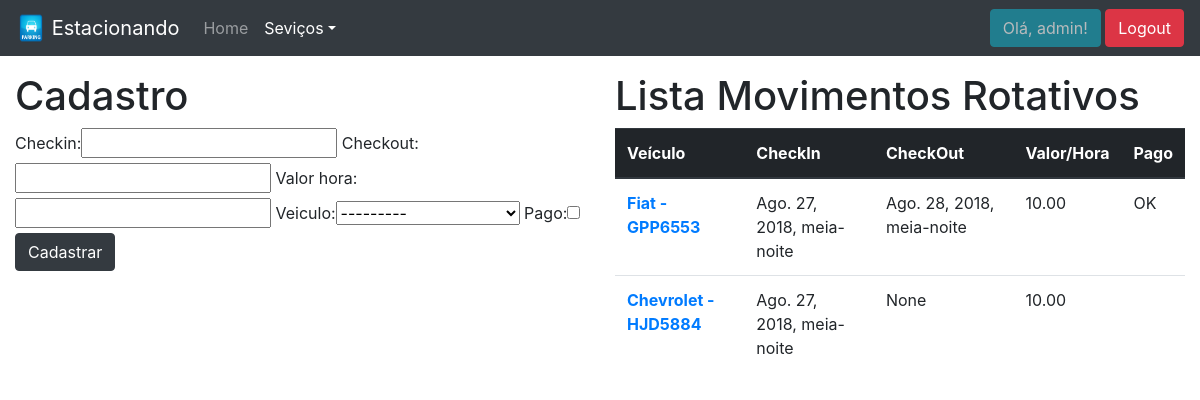
/sistema/movimento-rotativo/ (signed in), run on an earlier commit of the app's database.
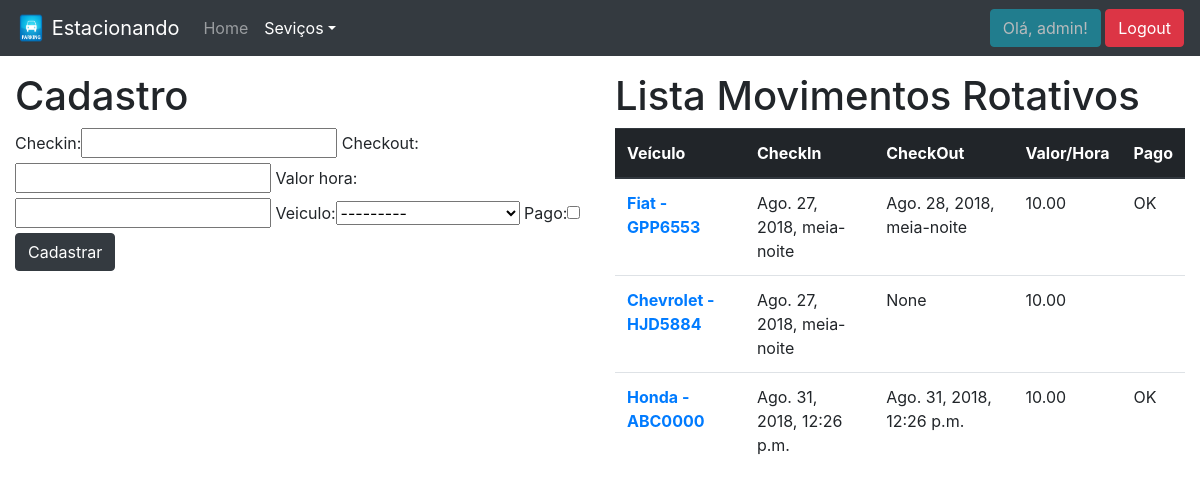
And on a later commit of the database.
### core/models.py (models this page shows, shortened)
class MovimentoRotativo(models.Model):
    checkin = models.DateTimeField(auto_now=False)
    checkout = models.DateTimeField(auto_now=False, blank=True, null=True)
    valor_hora = models.DecimalField(max_digits=5, decimal_places=2)
    veiculo = models.ForeignKey(Veiculo, on_delete=models.PROTECT)
    pago = models.BooleanField(default=False)

class Veiculo(models.Model):
    marca = models.ForeignKey(Marca, on_delete=models.PROTECT)
    placa = models.CharField(max_length=7)
    proprietario = models.ForeignKey(Pessoa, on_delete=models.PROTECT)
    cor = models.CharField(max_length=15)
    observacoes = models.TextField(blank=True, null=True)
    def __str__(self):
        return str(self.marca) + ' - ' + self.placa

class Marca(models.Model):
    nome = models.CharField(max_length=50)
    def __str__(self):
        return self.nome

### core/views.py (the view)
# urls.py: path('movimento-rotativo/', lista_movRotativos, name='core_lista_movRotativos'),
@login_required
def lista_movRotativos(request):
    movRotativo = MovimentoRotativo.objects.all()
    form = MovimentoRotativoForm()
    dados = {'movRotativo' : movRotativo, 'form' : form}
    return render(request,'core/lista_movRotativos.html', dados)

### core/form.py
class MovimentoRotativoForm(ModelForm):
    class Meta:
        model = MovimentoRotativo
        fields = '__all__'

### templates/core/lista_movRotativos.html (shortened to what this page needs)
{% extends 'core/base.html' %}
{% load static %}
{% load bootstrap %}
{% block menu %}
    <nav class="navbar fixed-top navbar-dark bg-dark navbar-expand-lg">
        <a class="navbar-brand" href="{% url 'website_home' %}">
            <img src="{% static 'img/CarParkingSign.png' %}" width="30" height="30" class="d-inline-block align-top" alt="">
            Estacionando
        </a>
        <div class="collapse navbar-collapse" id="navbarSupportedContent">
            <ul class="navbar-nav mr-auto">
                <li class="nav-item">
                    <a class="nav-link" href="{% url 'core_home' %}">Home</a>
                </li>
                <li class="nav-item dropdown active">
                    <a class="nav-link dropdown-toggle" href="#" id="navbarDropdown" role="button" data-toggle="dropdown" aria-haspopup="true" aria-expanded="false">Seviços</a>
                </li>
            </ul>
            <ul class="navbar-nav">
                {% if user.is_authenticated %}
                    <li class="nav-item">
                        <a class="btn btn-info disabled" href="">Olá, {{ user }}!</a>
                        <a class="btn btn-danger" href="{% url 'logout' %}">Logout</a>
                    </li>
                {% else %}
                    <li class="nav-item">
                        <a class="nav-link" href="{% url 'login' %}">Login</a>
                    </li>
                {% endif %}
            </ul>
        </div>
    </nav>
{% endblock %}
{% block main %}
    <div class="row">
        <div class="col-sm-6">
            <h1>Cadastro</h1>
            <form action="{% url 'core_novo_movRotativo' %}" method="POST">
                {{ form|bootstrap }}
                <button type="submit" class="btn btn-dark">Cadastrar</button>
            </form>
        </div>
        <div class="col-sm-6">
            <h1>Lista Movimentos Rotativos</h1>
            <table class="table">
                <thead class="thead-dark">
                    <tr>
                        <th scope="col">Veículo</th>
                        <th scope="col">CheckIn</th>
                        <th scope="col">CheckOut</th>
                        <th scope="col">Valor/Hora</th>
                        <th scope="col">Pago</th>
                    </tr>
                </thead>
                <tbody>
                    {% for movimento in movRotativo %}
                        <tr>
                            <th scope="row"><a href="{% url 'core_update_movRotativo' movimento.id %}">{{ movimento.veiculo }}</a></th>
                            <td>{{ movimento.checkin }}</td>
                            <td>{{ movimento.checkout }}</td>
                            <td>{{ movimento.valor_hora }}</td>
                            <td>
                                {% if movimento.pago %}
                                    OK
                                {% endif %}
                            </td>
                        </tr>
                    {% endfor %}
                </tbody>
            </table>
        </div>
    </div>
{% endblock %}

What changed in the data, as far as the page shows it:
added MovimentoRotativo: veiculo "Honda - ABC0000", checkin "Ago. 31, 2018, 12:26 p.m.", checkout "Ago. 31, 2018, 12:26 p.m.", valor_hora "10.00", pago "OK"
